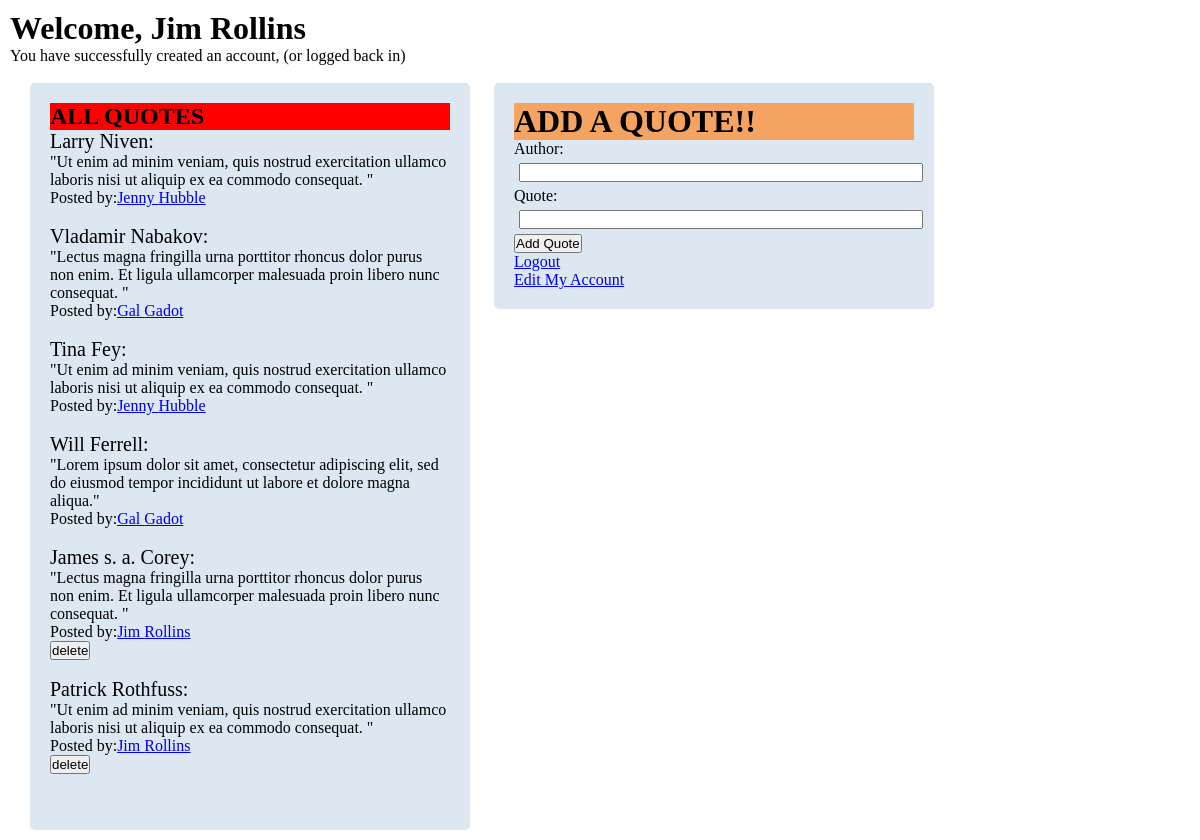
Screenshot of /results/ (signed in) with the database file from the repository.
### Belt_App2/models.py (models this page shows)
class User(models.Model):
    first_name = models.CharField(max_length=255)
    last_name = models.CharField(max_length=255)
    email = models.CharField(max_length=255)
    password = models.CharField(max_length=255)
    created_at = models.DateTimeField(auto_now_add=True)
    updated_at = models.DateTimeField(auto_now=True)
    objects = UserManager()

class Quote(models.Model):
    author = models.CharField(max_length=255)
    quote = models.TextField()
    creator = models.ForeignKey(User, related_name="quotes_uploaded", on_delete = models.CASCADE)
    users_added = models.ManyToManyField(User, related_name="added_quotes")
    created_at = models.DateTimeField(auto_now_add=True)
    updated_at = models.DateTimeField(auto_now=True)
    objects = QuoteManager()

### Belt_App2/views.py (the view)
# urls.py: path('results/', views.results),
def results(request):
    if 'new_user' not in request.session:
        return redirect('/')
    all_quotes = Quote.objects.all()
    context = {
        'confirmed_user': User.objects.get(id=request.session['new_user']),
        'all_quotes': all_quotes,
    }
    return render(request, 'home_page.html', context)

### Belt_App2/templates/home_page.html (shortened to what this page needs)
<!DOCTYPE html>
<html lang="en">
<head>
    {% load static %}
    <link rel="stylesheet" href="{% static 'style.css' %}">
</head>
<body>
    <h1>Welcome, {{confirmed_user.first_name}} {{ confirmed_user.last_name}}</h1>
    <p>You have successfully created an account, (or logged back in)</p>
    <br>
    <div id="my_container">
        <h2 id="allquotes">ALL QUOTES</h2>
        {% for quote in all_quotes %}
            <p id="author"> {{ quote.author }}:</p>
            <p id="quote">"{{ quote.quote }}"</p>
            <p>Posted by:<a href="/quote/{{quote.id}}">{{ quote.creator.first_name }} {{ quote.creator.last_name }}</a></p>
                {% if confirmed_user.id == quote.creator.id %}
                <form action="/quote/{{quote.id}}/delete" method="POST">
                    <input type="submit" value="delete">
                </form>
                {% endif %}
                <br>
        {% endfor %}
        <br>
    </div>
    <div id="my_container2">
        <h1 id="add">ADD A QUOTE!!</h1>
        <form action="/quote/create" method="POST">
            <label for="Author">Author:</label>
            <input type="text" id="Author" name="author" class="register">
            <br>
            <label for="quotes">Quote:</label>
            <input type="text" id="quotes" name="quote" class="register">
            <br>
            <input type="submit" id="submit" value="Add Quote">
        </form>
        <a href="/logout">Logout</a>
        <br>
        <a href="/account_edit">Edit My Account</a>
    </div>
</body>
</html>

### Belt_App2/static/style.css (style rules this page uses)
* { margin: 0px; padding: 0px; }
.register { margin: 5px; width: 100%; }
body { margin: 10px; }
#my_container { display: inline-block; width: 400px; margin-left: 20px; border-radius: 5px; background-color: rgb(221, 231, 241); padding: 20px; }
#allquotes { background-color: red; }
#author { font-size: 20px; display: inline-block; }
#quote { display: inline-block; }
#my_container2 { display: inline-block; width: 400px; vertical-align: top; margin-left: 20px; border-radius: 5px; background-color: rgb(221, 231, 241); padding: 20px; }
#add { background-color: sandybrown; }

### rows the page displays
User: first_name "Jim", last_name "Rollins"
Quote: author "Larry Niven", quote "Ut enim ad minim veniam, quis nostrud exercitation ullamco laboris nisi ut aliquip ex ea commodo consequat.", creator.first_name "Jenny", creator.last_name "Hubble"
Quote: author "Vladamir Nabakov", quote "Lectus magna fringilla urna porttitor rhoncus dolor purus non enim. Et ligula ullamcorper malesuada proin libero nunc consequat.", creator.first_name "Gal", creator.last_name "Gadot"
Quote: author "Tina Fey", quote "Ut enim ad minim veniam, quis nostrud exercitation ullamco laboris nisi ut aliquip ex ea commodo consequat.", creator.first_name "Jenny", creator.last_name "Hubble"
Quote: author "Will Ferrell", quote "Lorem ipsum dolor sit amet, consectetur adipiscing elit, sed do eiusmod tempor incididunt ut labore et dolore magna aliqua.", creator.first_name "Gal", creator.last_name "Gadot"
Quote: author "James s. a. Corey", quote "Lectus magna fringilla urna porttitor rhoncus dolor purus non enim. Et ligula ullamcorper malesuada proin libero nunc consequat.", creator.first_name "Jim", creator.last_name "Rollins"
Quote: author "Patrick Rothfuss", quote "Ut enim ad minim veniam, quis nostrud exercitation ullamco laboris nisi ut aliquip ex ea commodo consequat.", creator.first_name "Jim", creator.last_name "Rollins"
